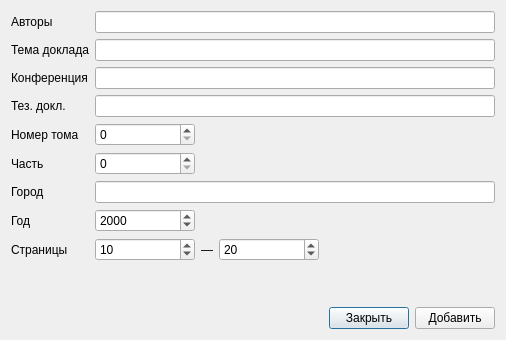
<?xml version="1.0" encoding="UTF-8"?>
<ui version="4.0">
 <class>RefThesisDialog</class>
 <widget class="QDialog" name="RefThesisDialog">
  <property name="geometry">
   <rect>
    <x>0</x>
    <y>0</y>
    <width>497</width>
    <height>295</height>
   </rect>
  </property>
  <property name="windowTitle">
   <string>biblref - Тезис доклада</string>
  </property>
  <layout class="QVBoxLayout" name="verticalLayout">
   <property name="sizeConstraint">
    <enum>QLayout::SetFixedSize</enum>
   </property>
   <item>
    <layout class="QGridLayout" name="gridLayout">
     <item row="0" column="0">
      <widget class="QLabel" name="label_3">
       <property name="text">
        <string>Авторы</string>
       </property>
      </widget>
     </item>
     <item row="0" column="1">
      <widget class="QLineEdit" name="lineEdit_authors">
       <property name="minimumSize">
        <size>
         <width>400</width>
         <height>0</height>
        </size>
       </property>
       <property name="toolTip">
        <string>Разделитель имен - точка с запятой, разделитель инициалов - пробел.
Пример: А. А. Артемов; A. Petrov</string>
       </property>
      </widget>
     </item>
     <item row="1" column="0">
      <widget class="QLabel" name="label">
       <property name="text">
        <string>Тема доклада</string>
       </property>
      </widget>
     </item>
     <item row="1" column="1">
      <widget class="QLineEdit" name="lineEdit_reportsubj">
       <property name="minimumSize">
        <size>
         <width>400</width>
         <height>0</height>
        </size>
       </property>
      </widget>
     </item>
     <item row="2" column="0">
      <widget class="QLabel" name="label_5">
       <property name="text">
        <string>Конференция</string>
       </property>
      </widget>
     </item>
     <item row="2" column="1">
      <widget class="QLineEdit" name="lineEdit_conference">
       <property name="minimumSize">
        <size>
         <width>400</width>
         <height>0</height>
        </size>
       </property>
      </widget>
     </item>
     <item row="3" column="0">
      <widget class="QLabel" name="label_8">
       <property name="text">
        <string>Тез. докл.</string>
       </property>
      </widget>
     </item>
     <item row="3" column="1">
      <widget class="QLineEdit" name="lineEdit_thesrepors">
       <property name="minimumSize">
        <size>
         <width>400</width>
         <height>0</height>
        </size>
       </property>
      </widget>
     </item>
     <item row="4" column="0">
      <widget class="QLabel" name="label_10">
       <property name="text">
        <string>Номер тома</string>
       </property>
      </widget>
     </item>
     <item row="4" column="1">
      <layout class="QHBoxLayout" name="horizontalLayout_4">
       <item>
        <widget class="QSpinBox" name="spinBox_volume">
         <property name="minimumSize">
          <size>
           <width>100</width>
           <height>0</height>
          </size>
         </property>
         <property name="maximumSize">
          <size>
           <width>100</width>
           <height>16777215</height>
          </size>
         </property>
         <property name="toolTip">
          <string>0 - не включать информацию о томе в ссылку.</string>
         </property>
         <property name="maximum">
          <number>1000000</number>
         </property>
        </widget>
       </item>
       <item>
        <spacer name="horizontalSpacer_4">
         <property name="orientation">
          <enum>Qt::Horizontal</enum>
         </property>
         <property name="sizeHint" stdset="0">
          <size>
           <width>40</width>
           <height>20</height>
          </size>
         </property>
        </spacer>
       </item>
      </layout>
     </item>
     <item row="5" column="0">
      <widget class="QLabel" name="label_12">
       <property name="text">
        <string>Часть</string>
       </property>
      </widget>
     </item>
     <item row="5" column="1">
      <layout class="QHBoxLayout" name="horizontalLayout_6">
       <item>
        <widget class="QSpinBox" name="spinBox_part">
         <property name="minimumSize">
          <size>
           <width>100</width>
           <height>0</height>
          </size>
         </property>
         <property name="maximumSize">
          <size>
           <width>100</width>
           <height>16777215</height>
          </size>
         </property>
         <property name="toolTip">
          <string>0 - не включать информацию о томе в ссылку.</string>
         </property>
         <property name="maximum">
          <number>1000000</number>
         </property>
        </widget>
       </item>
       <item>
        <spacer name="horizontalSpacer_6">
         <property name="orientation">
          <enum>Qt::Horizontal</enum>
         </property>
         <property name="sizeHint" stdset="0">
          <size>
           <width>40</width>
           <height>20</height>
          </size>
         </property>
        </spacer>
       </item>
      </layout>
     </item>
     <item row="6" column="0">
      <widget class="QLabel" name="label_13">
       <property name="text">
        <string>Город</string>
       </property>
      </widget>
     </item>
     <item row="6" column="1">
      <widget class="QLineEdit" name="lineEdit_city">
       <property name="minimumSize">
        <size>
         <width>400</width>
         <height>0</height>
        </size>
       </property>
      </widget>
     </item>
     <item row="7" column="0">
      <widget class="QLabel" name="label_6">
       <property name="text">
        <string>Год</string>
       </property>
      </widget>
     </item>
     <item row="7" column="1">
      <layout class="QHBoxLayout" name="horizontalLayout_3">
       <item>
        <widget class="QSpinBox" name="spinBox_year">
         <property name="minimumSize">
          <size>
           <width>100</width>
           <height>0</height>
          </size>
         </property>
         <property name="maximumSize">
          <size>
           <width>100</width>
           <height>16777215</height>
          </size>
         </property>
         <property name="maximum">
          <number>3000</number>
         </property>
         <property name="value">
          <number>2000</number>
         </property>
        </widget>
       </item>
       <item>
        <spacer name="horizontalSpacer_3">
         <property name="orientation">
          <enum>Qt::Horizontal</enum>
         </property>
         <property name="sizeHint" stdset="0">
          <size>
           <width>40</width>
           <height>20</height>
          </size>
         </property>
        </spacer>
       </item>
      </layout>
     </item>
     <item row="8" column="0">
      <widget class="QLabel" name="label_7">
       <property name="text">
        <string>Страницы</string>
       </property>
      </widget>
     </item>
     <item row="8" column="1">
      <layout class="QHBoxLayout" name="horizontalLayout_2">
       <item>
        <widget class="QSpinBox" name="spinBox_startpage">
         <property name="minimumSize">
          <size>
           <width>100</width>
           <height>0</height>
          </size>
         </property>
         <property name="maximumSize">
          <size>
           <width>100</width>
           <height>16777215</height>
          </size>
         </property>
         <property name="minimum">
          <number>1</number>
         </property>
         <property name="maximum">
          <number>1000000</number>
         </property>
         <property name="value">
          <number>10</number>
         </property>
        </widget>
       </item>
       <item>
        <widget class="QLabel" name="label_4">
         <property name="text">
          <string>―</string>
         </property>
         <property name="alignment">
          <set>Qt::AlignCenter</set>
         </property>
        </widget>
       </item>
       <item>
        <widget class="QSpinBox" name="spinBox_endpage">
         <property name="minimumSize">
          <size>
           <width>100</width>
           <height>0</height>
          </size>
         </property>
         <property name="maximumSize">
          <size>
           <width>100</width>
           <height>16777215</height>
          </size>
         </property>
         <property name="minimum">
          <number>1</number>
         </property>
         <property name="maximum">
          <number>1000000</number>
         </property>
         <property name="value">
          <number>20</number>
         </property>
        </widget>
       </item>
       <item>
        <spacer name="horizontalSpacer_2">
         <property name="orientation">
          <enum>Qt::Horizontal</enum>
         </property>
         <property name="sizeHint" stdset="0">
          <size>
           <width>40</width>
           <height>20</height>
          </size>
         </property>
        </spacer>
       </item>
      </layout>
     </item>
    </layout>
   </item>
   <item>
    <spacer name="verticalSpacer">
     <property name="orientation">
      <enum>Qt::Vertical</enum>
     </property>
     <property name="sizeHint" stdset="0">
      <size>
       <width>20</width>
       <height>40</height>
      </size>
     </property>
    </spacer>
   </item>
   <item>
    <layout class="QHBoxLayout" name="horizontalLayout">
     <item>
      <spacer name="horizontalSpacer">
       <property name="orientation">
        <enum>Qt::Horizontal</enum>
       </property>
       <property name="sizeHint" stdset="0">
        <size>
         <width>40</width>
         <height>20</height>
        </size>
       </property>
      </spacer>
     </item>
     <item>
      <widget class="QPushButton" name="pushButton_close">
       <property name="text">
        <string>Закрыть</string>
       </property>
      </widget>
     </item>
     <item>
      <widget class="QPushButton" name="pushButton_add">
       <property name="text">
        <string>Добавить</string>
       </property>
      </widget>
     </item>
    </layout>
   </item>
  </layout>
 </widget>
 <tabstops>
  <tabstop>lineEdit_authors</tabstop>
  <tabstop>lineEdit_reportsubj</tabstop>
  <tabstop>lineEdit_conference</tabstop>
  <tabstop>lineEdit_thesrepors</tabstop>
  <tabstop>spinBox_volume</tabstop>
  <tabstop>spinBox_part</tabstop>
  <tabstop>lineEdit_city</tabstop>
  <tabstop>spinBox_year</tabstop>
  <tabstop>spinBox_startpage</tabstop>
  <tabstop>spinBox_endpage</tabstop>
  <tabstop>pushButton_add</tabstop>
  <tabstop>pushButton_close</tabstop>
 </tabstops>
 <resources/>
 <connections>
  <connection>
   <sender>pushButton_close</sender>
   <signal>clicked()</signal>
   <receiver>RefThesisDialog</receiver>
   <slot>hide()</slot>
   <hints>
    <hint type="sourcelabel">
     <x>506</x>
     <y>504</y>
    </hint>
    <hint type="destinationlabel">
     <x>366</x>
     <y>268</y>
    </hint>
   </hints>
  </connection>
 </connections>
</ui>
